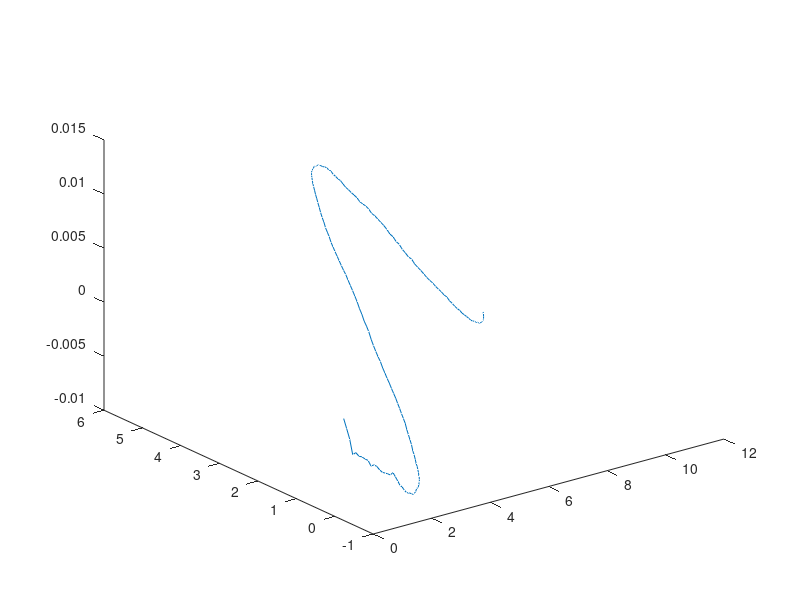

MATLAB code to generate this figure:
fileID = fopen('camera_pos.txt','r');
formatspec = '%f';
A = fscanf(fileID,formatspec);
B= reshape(A,3,size(A,1)/3)';
plot3(B(:,1),B(:,2),B(:,3));